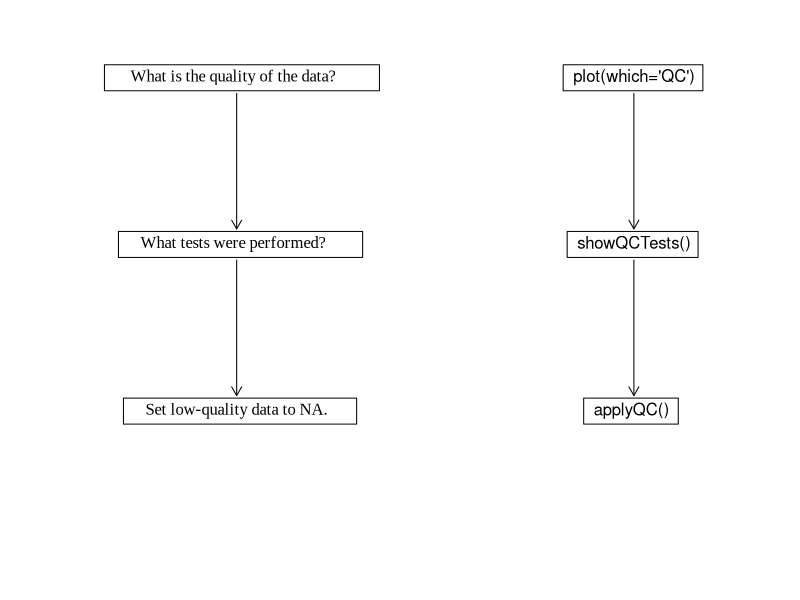

The R script that drew this image:
png("qc_flowchart.png", height=1.8, width=5, unit="in", pointsize=10, res=120)
colText <- "black"
colCode <- "black"
library(graphics)
textInBox <- function(x, y, text, cex=1, pos=4, center=TRUE, family="Times New Roman", col="black", tweakx=0)
{
    w <- graphics::strwidth(text)
    h <- graphics::strheight(text)
    if (center)
        x <- x - w/2
    text(x+tweakx, y, text, cex=cex, pos=pos, family=family, col=col)
    rect(x+tweakx, y-h, x+tweakx+1.1*w, y+h, border=col)
    invisible(list(w=w, h=h))
}
omar <- par("mar")
par(mar=c(0,1,0,0))
plot(c(0, 1), c(0, 1), type="n", xlab="", ylab="", axes=FALSE)
x0 <- 0.25
y0 <- 0.9
dy <- 0.3
wh <- textInBox(x0, y0, "    What is the quality of the data?", col=colText)
h <- wh$h * 1.2
xarrow <- x0 + 0.01 # not sure why we need to move it
arrows(xarrow, y0-h, xarrow, y0-dy+h, length=0.1, col=colText)
y0 <- y0 - dy
textInBox(x0, y0, "   What tests were performed?", col=colText)
arrows(xarrow, y0-h, xarrow, y0-dy+h, length=0.1, col=colText)
y0 <- y0 - dy
textInBox(x0, y0, "   Set low-quality data to NA.", col=colText)
x0 <- 0.8
y0 <- 0.9
wh <- textInBox(x0, y0, "plot(which='QC') ", family="sans", col=colCode)
h <- wh$h * 1.2
xarrow <- x0 + 0.01 # not sure why we need to move it
arrows(xarrow, y0-h, xarrow, y0-dy+h, length=0.1)
y0 <- y0 - dy
textInBox(x0, y0, "showQCTests() ", family="sans", col=colCode)
arrows(xarrow, y0-h, xarrow, y0-dy+h, length=0.1)
y0 <- y0 - dy
textInBox(x0, y0, "applyQC()  ", family="sans", col=colCode)
dev.off()

